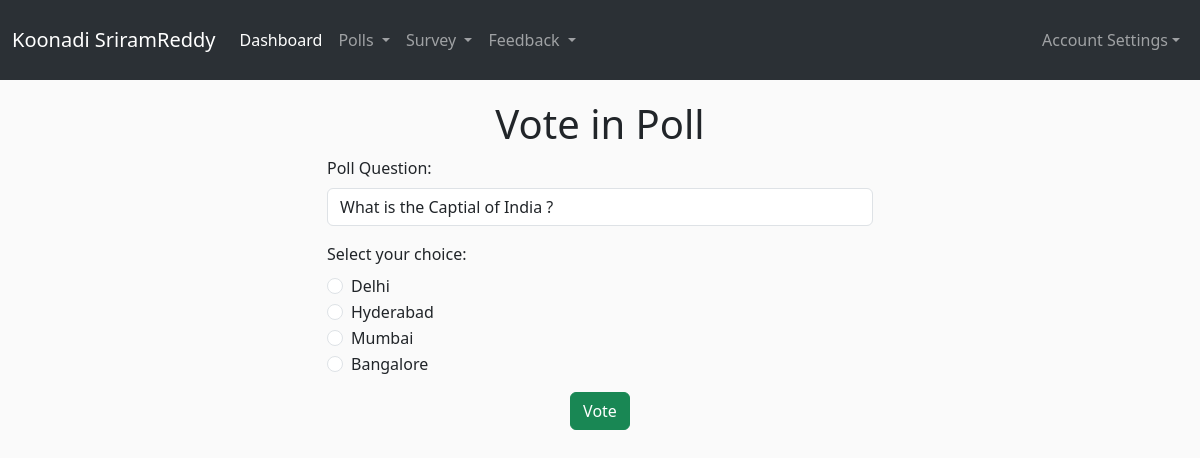
/1/1/, run on the app's committed database.
### accounts/models.py (models this page shows, shortened)
class Voter(models.Model):
    user = models.OneToOneField(User, on_delete=models.CASCADE)
    organization = models.ForeignKey(Organization, on_delete=models.CASCADE)
    aadhar_number = models.CharField(max_length=16, unique=True, null=True)
    role = models.CharField(max_length=100)
    id_number = models.CharField(max_length=100, blank=True, null=True)
    department = models.CharField(max_length=100, blank=True, null=True)
    id_proof = models.ImageField(upload_to='voter_id_proofs/', blank=True, null=True)

class Poll(models.Model):
    question = models.CharField(max_length=255)
    start_time = models.DateTimeField()
    end_time = models.DateTimeField()
    admin = models.ForeignKey(User, on_delete=models.CASCADE)

class Choice(models.Model):
    poll = models.ForeignKey(Poll, on_delete=models.CASCADE)
    choice_text = models.CharField(max_length=100)

### VotingProject/views.py (the view)
# urls.py: path('<str:voter_id>/<int:poll_id>/', views.vote_poll, name='vote_poll'),
def vote_poll(request, voter_id, poll_id):
    poll = get_object_or_404(Poll, pk=poll_id)
    voter = get_object_or_404(Voter, pk=voter_id)
    already_voted = PollVote.objects.filter(user=voter.user, poll=poll).exists()
    if request.method == 'POST' and not already_voted:
        choice_id = request.POST.get('choice')
        choice = get_object_or_404(Choice, pk=choice_id)
        if not already_voted:
            PollVote.objects.create(user=voter.user, poll=poll, choice=choice)
            message = 'Your vote has been recorded.'
        else:
            message = 'You have already voted in this poll.'
    else:
        message = 'You have already voted in this poll.'
    context = {
        'voter': voter,
        'poll': poll,
        'already_voted': already_voted,
        'message': message,
    }
    return render(request, 'voter/poll_voting.html', context)

### templates/voter/poll_voting.html (shortened to what this page needs)
{% extends 'voter/voter_base.html' %}
{% load static %}
{% block content %}
<div class="container">
  {% if not already_voted %}
  <h1 style="text-align: center; margin-top: 20px">Vote in Poll</h1>
  <div class="row justify-content-center">
    <div class="col-md-6">
      <form
        method="POST"
        action="{% url 'vote_poll' voter_id=voter.id poll_id=poll.id %}"
      >
        <div class="mb-3">
          <label for="poll_question" class="form-label">Poll Question:</label>
          <input
            type="text"
            class="form-control"
            id="poll_question"
            value="{{ poll.question }}"
            readonly
          />
        </div>
        <div class="mb-3">
          <label for="choices" class="form-label">Select your choice:</label>
          {% for choice in poll.choice_set.all %}
          <div class="form-check">
            <input class="form-check-input" type="radio" name="choice" id="choice{{ choice.id }}" value="{{ choice.id }}" required>
            <label class="form-check-label" for="choice{{ choice.id }}">{{ choice.choice_text }}</label>
          </div>
          {% endfor %}
        </div>
        <center>
          <button type="submit" class="btn btn-success">Vote</button>
        </center>
      </form>
      {% else %}
      <div style="text-align: center; padding-top: 150px; color: red">
        <h3>{{ message }}</h3>
      </div>
      {% endif %}
    </div>
  </div>
</div>
{% endblock %}

### templates/voter/voter_base.html (shortened to what this page needs)
{% load static %}
<!DOCTYPE html>
<html lang="en">
  <head>
    <link
      href="https://cdn.jsdelivr.net/npm/bootstrap@5.3.3/dist/css/bootstrap.min.css"
      rel="stylesheet"
    />
    <link
      href="https://getbootstrap.com/docs/5.3/assets/css/docs.css"
      rel="stylesheet"
    />
    <link rel="stylesheet" href="{% static 'assets/css/admin.css' %}" />
    <link
      href="https://maxcdn.bootstrapcdn.com/font-awesome/4.3.0/css/font-awesome.min.css"
      rel="stylesheet"
    />
  </head>
  <body>
    <section>
      <nav
        class="navbar navbar-expand-lg bg-body-tertiary"
        data-bs-theme="dark"
        style="padding-top: 20px; padding-bottom: 20px"
      >
        <div class="container-fluid">
          <a class="navbar-brand" href="#"
            >{{ voter.user.first_name }}{{ voter.user.last_name }}</a
          >
          <div
            class="collapse navbar-collapse justify-content-between"
            id="navbarNavDropdown"
          >
            <ul class="navbar-nav">
              <li class="nav-item">
                <a
                  class="nav-link active"
                  aria-current="page"
                  href="{% url 'voter_dashboard' voter_id=voter.id %}"
                  >Dashboard</a
                >
              </li>
              <li class="nav-item dropdown">
                <a
                  class="nav-link dropdown-toggle"
                  href="#"
                  role="button"
                  data-bs-toggle="dropdown"
                  aria-expanded="false"
                >
                  Polls
                </a>
              </li>
              <li class="nav-item dropdown">
                <a
                  class="nav-link dropdown-toggle"
                  href="#"
                  role="button"
                  data-bs-toggle="dropdown"
                  aria-expanded="false"
                >
                  Survey
                </a>
              </li>
              <li class="nav-item dropdown">
                <a
                  class="nav-link dropdown-toggle"
                  href="#"
                  role="button"
                  data-bs-toggle="dropdown"
                  aria-expanded="false"
                >
                  Feedback
                </a>
              </li>
            </ul>
            <ul class="navbar-nav">
              <li class="nav-item dropdown">
                <a
                  class="nav-link dropdown-toggle"
                  href="#"
                  role="button"
                  data-bs-toggle="dropdown"
                  aria-expanded="false"
                  >Account Settings</a
                >
              </li>
            </ul>
          </div>
        </div>
      </nav>
    </section>
    {% block content %}{% endblock %}
  </body>
</html>

### static/assets/css/admin.css (style rules this page uses)
body { margin-top:0px; background:#FAFAFA; }

### data on the page
Voter: user.first_name "Koonadi Sriram", user.last_name "Reddy"
Poll: question "What is the Captial of India ?"
Choice: choice_text "Delhi"
Choice: choice_text "Hyderabad"
Choice: choice_text "Mumbai"
Choice: choice_text "Bangalore"
